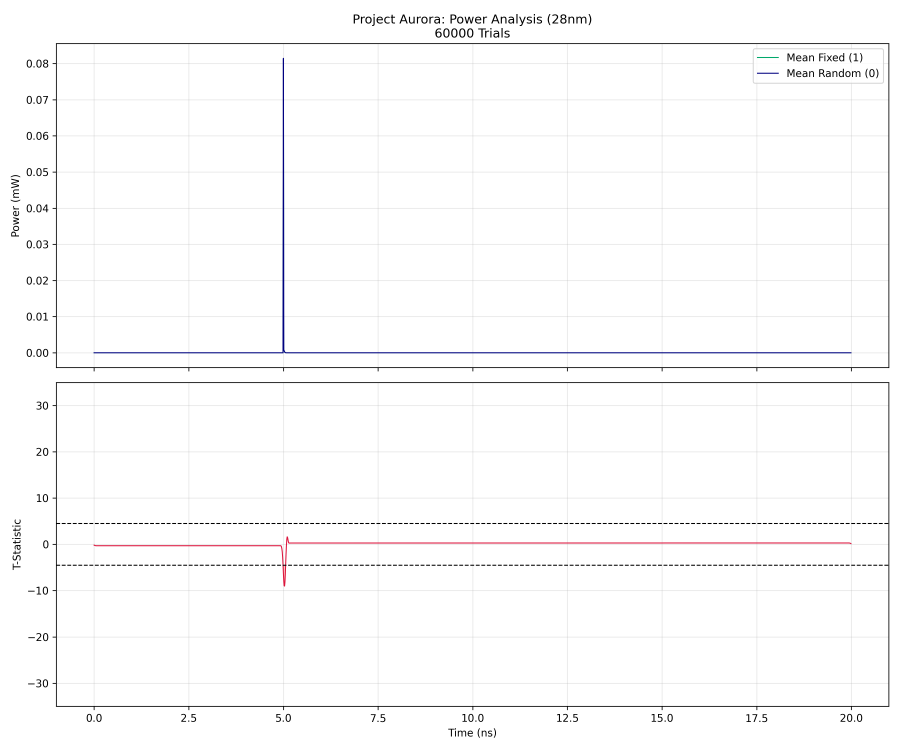
#> input picture figures/tvla_hybrid_60k.png, 3600 x 3000 px (shown at 1/4 size)
$ python make_figures.py
#> lines starting #> are read from the running program, lines starting #| are printed output that depends on the picture
"""Draw Fig. 2 (where the cost landed, four designs), Fig. 3 (one product, compute vs convert) and
Fig. 4 (spring-semester simulated TVLA, cropped from the two 60k-trace PNGs in figures/).

Run from midterm_report/:  python3 figures/make_figures.py
Numbers come from the project's cost model and last semester's TVLA runs.
"""
import os
import matplotlib
matplotlib.use("Agg")
import matplotlib.pyplot as plt
from matplotlib.patches import FancyBboxPatch

plt.rcParams.update({"font.family": "serif", "font.serif": ["Times New Roman", "Times", "DejaVu Serif"],
                     "font.size": 7, "pdf.fonttype": 42})
HERE = os.path.dirname(os.path.abspath(__file__))
RED, GREY, DARK, LIGHT = "#b22222", "#e6e6e6", "#222222", "#9a9a9a"

STAGES = ["Store", "Multiply", "Convert\nB→A", "Add\ntree", "Accum.", "Convert\nA→B", "BN/\nReLU"]
ROWS = [
    ("1  Three-share Boolean", ["Add\ntree"], ["Convert\nB→A", "Convert\nA→B"]),
    ("2  Fully arithmetic", ["Store", "Add\ntree"], ["Convert\nB→A"]),
    ("3  Boolean AND + convert", ["Multiply"], []),
    ("4  Boolean XNOR + convert", ["Convert\nB→A"], []),
]


COLW = 3.5  # IEEE conference \\columnwidth in inches, so fonts print at their stated size


def fig_journey():
    # Laid out in inches on a full-figure axis, so nothing is rescaled when placed at column width.
    bw, gap, bh = 0.46, 0.04, 0.22          # box width, gap, box height
    lab, pitch = 0.13, 0.40                 # row-label band above each row, row-to-row pitch
    x0 = (COLW - (7 * bw + 6 * gap)) / 2
    H = (len(ROWS) - 1) * pitch + bh + lab + 0.02
    fig = plt.figure(figsize=(COLW, H))
    ax = fig.add_axes([0, 0, 1, 1])
    ax.set_xlim(0, COLW)
    ax.set_ylim(0, H)
    ax.axis("off")
    for k, (name, hot, absent) in enumerate(ROWS):
        y0 = 0.01 + (len(ROWS) - 1 - k) * pitch
        ax.text(x0, y0 + bh + 0.03, name, ha="left", va="bottom", fontsize=7, fontweight="bold", color=DARK)
        for i, st in enumerate(STAGES):
            x = x0 + i * (bw + gap)
            is_hot, is_off = st in hot, st in absent
            ax.add_patch(FancyBboxPatch((x, y0), bw, bh, boxstyle="round,pad=0,rounding_size=0.03",
                                        facecolor=RED if is_hot else ("white" if is_off else GREY),
                                        edgecolor=LIGHT if is_off else "none",
                                        linestyle="--" if is_off else "-", linewidth=0.6))
            ax.text(x + bw / 2, y0 + bh / 2, st, ha="center", va="center", fontsize=6.2,
                    color="white" if is_hot else (LIGHT if is_off else DARK), linespacing=0.95)
    fig.savefig(os.path.join(HERE, "journey.pdf"))
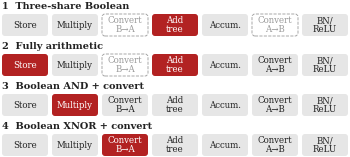
#> figure drawn by matplotlib, 1 panel
    plt.close(fig)


def fig_product():
    H = 0.95
    fig = plt.figure(figsize=(COLW, H))
    left, right, bottom, top = 1.42, 0.06, 0.30, 0.03   # margins in inches
    ax = fig.add_axes([left / COLW, bottom / H, 1 - (left + right) / COLW, 1 - (bottom + top) / H])
    labels = ["Compute the product\n(XNOR, 8-bit weight, 2 shares)", "Convert it to arithmetic shares\n(one B2A converter)"]
    vals = [16, 150]
    ax.barh([1, 0], vals, height=0.6, color=[GREY, RED])
    for y, v in zip([1, 0], vals):
        ax.text(v + 3, y, f"{v} gates", va="center", fontsize=7, color=DARK)
    ax.set_yticks([1, 0])
    ax.set_yticklabels(labels, fontsize=6.5, linespacing=0.95)
    ax.set_ylim(-0.45, 1.45)
    ax.set_xlim(0, 200)
    ax.set_xticks([0, 50, 100, 150])
    ax.set_xlabel("Two-input logic gates per product", fontsize=7, labelpad=2)
    for side in ("top", "right"):
        ax.spines[side].set_visible(False)
    for side in ("left", "bottom"):
        ax.spines[side].set_linewidth(0.6)
    ax.tick_params(axis="x", labelsize=6.5, width=0.6, length=2.5, pad=1.5)
    ax.tick_params(axis="y", length=0, pad=3)
    fig.savefig(os.path.join(HERE, "product.pdf"))
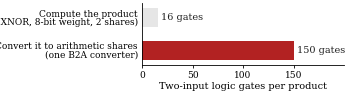
#> figure drawn by matplotlib, 1 panel
    plt.close(fig)


# Pixel calibration of the spring-semester TVLA PNGs (3600 x 3000, lower t-statistic panel), read from
# their grid lines: t = 0 sits on row 2177 and each unit of t is 18.52 rows, while x = 0 ns sits on
# column 376 and x = 20 ns on column 3405. The PNGs are cropped and placed under new axes, not redrawn.
TV_ROW0, TV_ROW_PER_T, TV_COL0, TV_COL_PER_NS = 2177.0, 18.52, 376.0, (3405.0 - 376.0) / 20.0


def fig_tvla(xlim=(4.0, 7.0), tlim=15.0):
#> called with xlim = (4, 7), tlim = 15
    import matplotlib.image as mpimg
    H = 1.30
    fig = plt.figure(figsize=(COLW, H))
    panels = [("tvla_hybrid_60k.png", "(a) Hybrid, two shares in carry chain"),
              ("tvla_3share_60k.png", "(b) Three-share")]
    left, gapx, right, bottom, top = 0.36, 0.14, 0.04, 0.28, 0.16
    w = (COLW - left - gapx - right) / 2
    for k, (fn, title) in enumerate(panels):
        img = mpimg.imread(os.path.join(HERE, fn))
#> img is the input picture: shape (3000, 3600, 4) float32; mean R, G, B, A 0.987, 0.985, 0.986, 1
        r0 = int(round(TV_ROW0 - tlim * TV_ROW_PER_T)); r1 = int(round(TV_ROW0 + tlim * TV_ROW_PER_T))
        c0 = int(round(TV_COL0 + xlim[0] * TV_COL_PER_NS)); c1 = int(round(TV_COL0 + xlim[1] * TV_COL_PER_NS))
        ax = fig.add_axes([(left + k * (w + gapx)) / COLW, bottom / H, w / COLW, 1 - (bottom + top) / H])
        ax.imshow(img[r0:r1, c0:c1], extent=[xlim[0], xlim[1], -tlim, tlim], aspect="auto",
                  interpolation="lanczos")
        ax.set_xlim(*xlim); ax.set_ylim(-tlim, tlim)
        ax.set_xticks([4, 5, 6, 7]); ax.set_yticks([-10, -4.5, 0, 4.5, 10])
        ax.set_yticklabels(["−10", "−4.5", "0", "4.5", "10"] if k == 0 else [])
        ax.set_title(title, fontsize=6.5, pad=2)
        ax.set_xlabel("Time (ns)", fontsize=6.5, labelpad=1)
        if k == 0:
            ax.set_ylabel("$t$-statistic", fontsize=6.5, labelpad=1)
        ax.tick_params(labelsize=6, width=0.5, length=2, pad=1.5)
        for sp in ax.spines.values():
            sp.set_linewidth(0.5)
    fig.savefig(os.path.join(HERE, "tvla.pdf"), dpi=600)
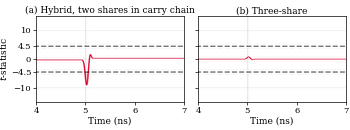
#> figure drawn by matplotlib, 2 panels
    plt.close(fig)


if __name__ == "__main__":
    fig_journey()
    fig_product()
    fig_tvla()
